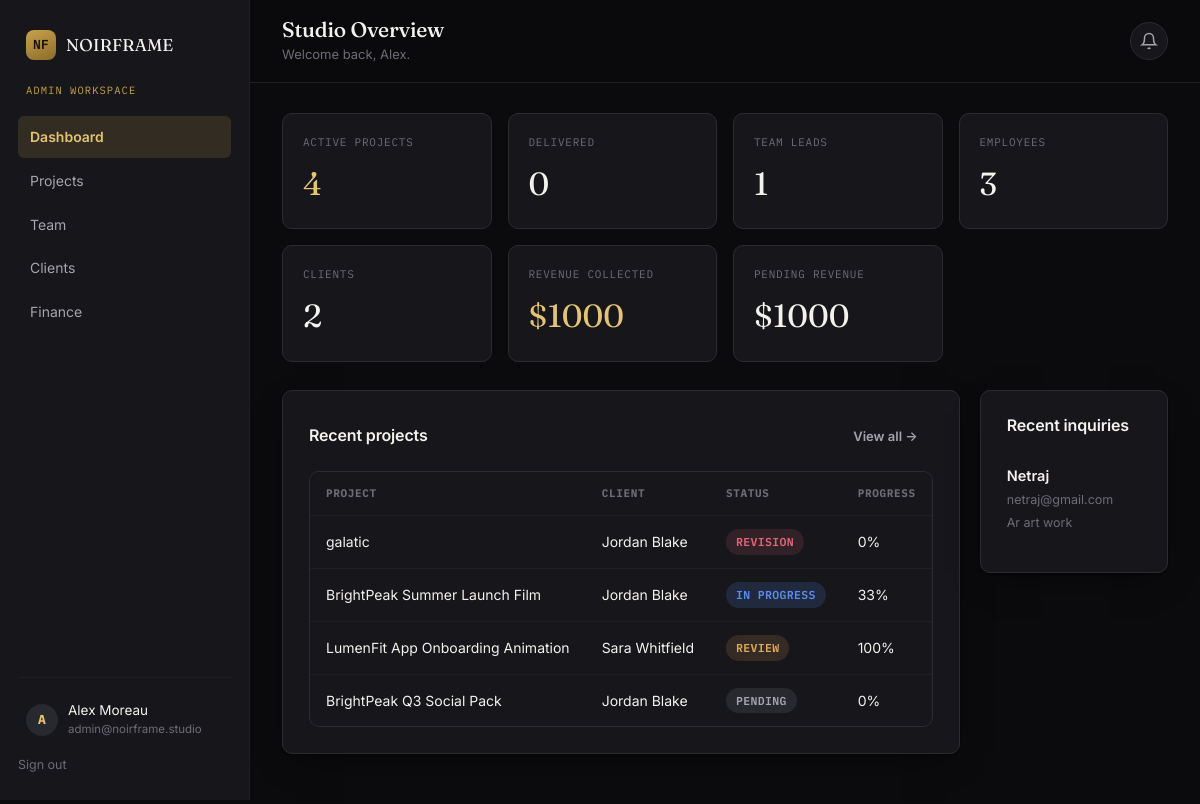
Page /admin/ (signed in) on the committed database.
### tables this page shows
CREATE TABLE users (
    id              INTEGER PRIMARY KEY AUTOINCREMENT,
    name            TEXT NOT NULL,
    email           TEXT NOT NULL UNIQUE,
    password_hash   TEXT NOT NULL,
    role            TEXT NOT NULL CHECK (role IN ('admin', 'team_lead', 'employee', 'client')),
    company         TEXT,                      -- only meaningful for clients
    title           TEXT,                      -- job title, employees/team leads
    is_active       INTEGER NOT NULL DEFAULT 1,
    created_at      TEXT NOT NULL DEFAULT (datetime('now'))
);

CREATE TABLE projects (
    id              INTEGER PRIMARY KEY AUTOINCREMENT,
    name            TEXT NOT NULL,
    category        TEXT NOT NULL DEFAULT 'Video Editing',
    client_id       INTEGER NOT NULL REFERENCES users(id) ON DELETE CASCADE,
    team_lead_id    INTEGER REFERENCES users(id) ON DELETE SET NULL,
    description     TEXT,
    budget          REAL DEFAULT 0,
    deadline        TEXT,
    status          TEXT NOT NULL DEFAULT 'Pending'
                        CHECK (status IN ('Pending','In Progress','Review','Revision','Approved','Delivered')),
    progress        INTEGER NOT NULL DEFAULT 0,   -- 0-100, recalculated from tasks
    ai_summary      TEXT,
    ai_estimate     TEXT,
    created_at      TEXT NOT NULL DEFAULT (datetime('now'))
);

CREATE TABLE contact_messages (
    id              INTEGER PRIMARY KEY AUTOINCREMENT,
    name            TEXT NOT NULL,
    email           TEXT NOT NULL,
    message         TEXT NOT NULL,
    created_at      TEXT NOT NULL DEFAULT (datetime('now'))
);

### blueprints/admin.py (the view)
@bp.route("/")
@role_required("admin")
def dashboard():
    stats = {
        "employees": query_one("SELECT COUNT(*) c FROM users WHERE role='employee'")["c"],
        "team_leads": query_one("SELECT COUNT(*) c FROM users WHERE role='team_lead'")["c"],
        "clients": query_one("SELECT COUNT(*) c FROM users WHERE role='client'")["c"],
        "active_projects": query_one(
            "SELECT COUNT(*) c FROM projects WHERE status NOT IN ('Delivered')"
        )["c"],
        "delivered_projects": query_one(
            "SELECT COUNT(*) c FROM projects WHERE status='Delivered'"
        )["c"],
        "revenue": query_one(
            "SELECT COALESCE(SUM(amount),0) s FROM invoices WHERE status='Paid'"
        )["s"],
        "pending_revenue": query_one(
            "SELECT COALESCE(SUM(amount),0) s FROM invoices WHERE status!='Paid'"
        )["s"],
    }
    recent_projects = query_all(
        """SELECT p.*, u.name AS client_name FROM projects p
           JOIN users u ON u.id = p.client_id
           ORDER BY p.created_at DESC LIMIT 6"""
    )
    recent_contacts = query_all(
        "SELECT * FROM contact_messages ORDER BY created_at DESC LIMIT 5"
    )
    return render_template(
        "admin/dashboard.html", stats=stats, recent_projects=recent_projects,
        recent_contacts=recent_contacts,
    )

### db.py (called while the page is built)
def get_db():
    if "db" not in g:
        g.db = sqlite3.connect(current_app.config["DATABASE_PATH"])
        g.db.row_factory = sqlite3.Row
        g.db.execute("PRAGMA foreign_keys = ON")
    return g.db

def query_all(sql, params=()):
    return get_db().execute(sql, params).fetchall()

def query_one(sql, params=()):
    return get_db().execute(sql, params).fetchone()

### templates/admin/dashboard.html
{% extends "dashboard_base.html" %}
{% set active = 'dashboard' %}
{% block page_title %}Studio Overview{% endblock %}
{% block page_meta %}Welcome back, {{ current_user.name.split(' ')[0] }}.{% endblock %}
{% block dash_content %}
<div class="stat-grid">
  <div class="stat-card"><div class="label">Active Projects</div><div class="value gold">{{ stats.active_projects }}</div></div>
  <div class="stat-card"><div class="label">Delivered</div><div class="value">{{ stats.delivered_projects }}</div></div>
  <div class="stat-card"><div class="label">Team Leads</div><div class="value">{{ stats.team_leads }}</div></div>
  <div class="stat-card"><div class="label">Employees</div><div class="value">{{ stats.employees }}</div></div>
  <div class="stat-card"><div class="label">Clients</div><div class="value">{{ stats.clients }}</div></div>
  <div class="stat-card"><div class="label">Revenue Collected</div><div class="value gold">${{ "%.0f"|format(stats.revenue) }}</div></div>
  <div class="stat-card"><div class="label">Pending Revenue</div><div class="value">${{ "%.0f"|format(stats.pending_revenue) }}</div></div>
</div>
<div class="cols-2">
  <div class="card">
    <div class="panel-head">
      <h3>Recent projects</h3>
      <a href="{{ url_for('admin.projects') }}" class="btn btn--ghost btn--sm">View all &rarr;</a>
    </div>
    {% if recent_projects %}
      <div class="table-wrap">
        <table>
          <thead><tr><th>Project</th><th>Client</th><th>Status</th><th>Progress</th></tr></thead>
          <tbody>
            {% for p in recent_projects %}
              <tr onclick="window.location='{{ url_for('admin.project_detail', project_id=p.id) }}'" style="cursor:pointer;">
                <td>{{ p.name }}</td>
                <td>{{ p.client_name }}</td>
                <td><span class="badge badge--{{ p.status|lower|replace(' ', '-') }}">{{ p.status }}</span></td>
                <td>{{ p.progress }}%</td>
              </tr>
            {% endfor %}
          </tbody>
        </table>
      </div>
    {% else %}
      <div class="empty"><h4>No projects yet</h4><p>Create your first project to get started.</p></div>
    {% endif %}
  </div>
  <div class="card">
    <div class="panel-head"><h3>Recent inquiries</h3></div>
    {% if recent_contacts %}
      {% for c in recent_contacts %}
        <div class="task-row">
          <div class="task-row__main">
            <div class="task-row__title">{{ c.name }}</div>
            <div class="task-row__meta">{{ c.email }}</div>
            <div class="task-row__meta">{{ c.message[:80] }}{{ '...' if c.message|length > 80 }}</div>
          </div>
        </div>
      {% endfor %}
    {% else %}
      <div class="empty"><h4>No inquiries yet</h4><p>Contact form submissions will appear here.</p></div>
    {% endif %}
  </div>
</div>
{% endblock %}

### templates/dashboard_base.html (shortened to what this page needs)
{% extends "base.html" %}
{% block body_class %}{% endblock %}
{% block content %}
<div class="app-shell">
  <aside class="sidebar">
    <a href="{{ url_for('main.index') }}" class="sidebar__brand brand" style="font-size:17px;">
      <span class="brand__mark">NF</span> {{ company_name }}
    </a>
    <div class="sidebar__role">{{ current_user.role.replace('_',' ') }} workspace</div>
    <nav>
      {% if current_user.role == 'admin' %}
        <a href="{{ url_for('admin.dashboard') }}" class="{{ 'active' if active=='dashboard' }}">Dashboard</a>
        <a href="{{ url_for('admin.projects') }}" class="{{ 'active' if active=='projects' }}">Projects</a>
        <a href="{{ url_for('admin.employees') }}" class="{{ 'active' if active=='employees' }}">Team</a>
        <a href="{{ url_for('admin.clients') }}" class="{{ 'active' if active=='clients' }}">Clients</a>
        <a href="{{ url_for('admin.finance') }}" class="{{ 'active' if active=='finance' }}">Finance</a>
      {% elif current_user.role == 'client' %}
        <a href="{{ url_for('client.dashboard') }}" class="{{ 'active' if active=='dashboard' }}">Dashboard</a>
        <a href="{{ url_for('client.invoices') }}" class="{{ 'active' if active=='invoices' }}">Invoices</a>
      {% endif %}
    </nav>
    <div class="sidebar__footer">
      <div class="sidebar__user">
        <div class="avatar">{{ current_user.name[:1] }}</div>
        <div>
          {{ current_user.name }}
          <small>{{ current_user.email }}</small>
        </div>
      </div>
      <a href="{{ url_for('auth.logout') }}" class="logout-link">Sign out</a>
    </div>
  </aside>
  <div class="main-area">
    <div class="topbar">
      <div>
        <h1>{% block page_title %}Dashboard{% endblock %}</h1>
        <div class="topbar__meta">{% block page_meta %}{% endblock %}</div>
      </div>
      <div class="bell">
        <button class="bell-btn" id="bell-btn" aria-label="Notifications">
          <svg width="18" height="18" viewBox="0 0 24 24" fill="none" stroke="currentColor" stroke-width="2"><path d="M18 8a6 6 0 0 0-12 0c0 7-3 9-3 9h18s-3-2-3-9"/><path d="M13.73 21a2 2 0 0 1-3.46 0"/></svg>
        </button>
      </div>
    </div>
    <div class="content">
      {% block dash_content %}{% endblock %}
    </div>
  </div>
</div>
{% endblock %}

### rows in the picture
users: role.replace "ADMIN", name "A", name "Alex Moreau", email "admin@noirframe.studio", name "Alex"
projects: name "galatic", client_name "Jordan Blake", status "REVISION", progress "0"
projects: name "BrightPeak Summer Launch Film", client_name "Jordan Blake", status "IN PROGRESS", progress "33"
projects: name "LumenFit App Onboarding Animation", client_name "Sara Whitfield", status "REVIEW", progress "100"
projects: name "BrightPeak Q3 Social Pack", client_name "Jordan Blake", status "PENDING", progress "0"
contact_messages: name "Netraj", email "netraj@gmail.com", message "Ar art work"

### other values in the picture
{{ company_name }} "NOIRFRAME"
{{ stats.active_projects }} "4"
{{ stats.delivered_projects }} "0"
{{ stats.team_leads }} "1"
{{ stats.employees }} "3"
{{ stats.clients }} "2"
{{ "%.0f"|format(stats.revenue) }} "1000"
{{ "%.0f"|format(stats.pending_revenue) }} "1000"
